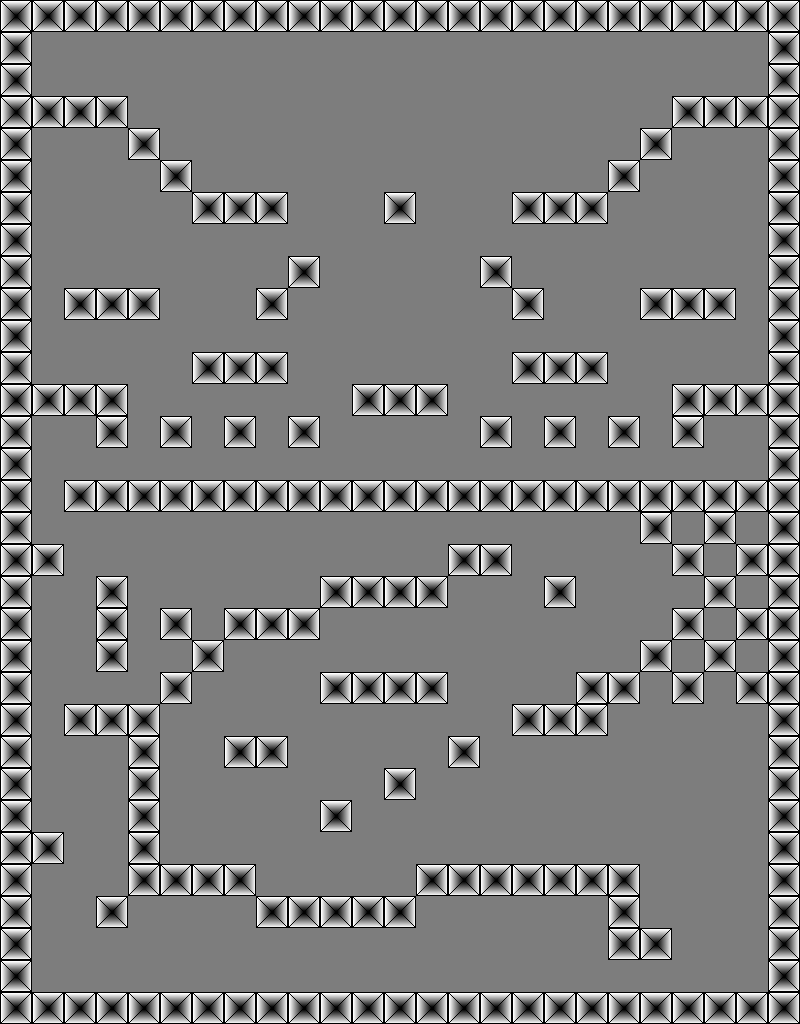

Tiled map render using the project's own tile images. Description and the whole map definition, tile-layer contents included, below:
An orthogonal 25x32 tile map with 32x32 px tiles, 1 tile layer (map) and 13 objects (7x Injector, 4x Pass, End, Player).

<map version="1.0" orientation="orthogonal" width="25" height="32" tilewidth="32" tileheight="32" backgroundcolor="#7d7d7d">
 <tileset firstgid="1" name="tileset32" tilewidth="32" tileheight="32">
  <image source="../images/tileset32.png" width="320" height="320" />
 </tileset>
 <layer name="map" width="25" height="32">
  <data encoding="csv">
1,1,1,1,1,1,1,1,1,1,1,1,1,1,1,1,1,1,1,1,1,1,1,1,1,
1,0,0,0,0,0,0,0,0,0,0,0,0,0,0,0,0,0,0,0,0,0,0,0,1,
1,0,0,0,0,0,0,0,0,0,0,0,0,0,0,0,0,0,0,0,0,0,0,0,1,
1,1,1,1,0,0,0,0,0,0,0,0,0,0,0,0,0,0,0,0,0,1,1,1,1,
1,0,0,0,1,0,0,0,0,0,0,0,0,0,0,0,0,0,0,0,1,0,0,0,1,
1,0,0,0,0,1,0,0,0,0,0,0,0,0,0,0,0,0,0,1,0,0,0,0,1,
1,0,0,0,0,0,1,1,1,0,0,0,1,0,0,0,1,1,1,0,0,0,0,0,1,
1,0,0,0,0,0,0,0,0,0,0,0,0,0,0,0,0,0,0,0,0,0,0,0,1,
1,0,0,0,0,0,0,0,0,1,0,0,0,0,0,1,0,0,0,0,0,0,0,0,1,
1,0,1,1,1,0,0,0,1,0,0,0,0,0,0,0,1,0,0,0,1,1,1,0,1,
1,0,0,0,0,0,0,0,0,0,0,0,0,0,0,0,0,0,0,0,0,0,0,0,1,
1,0,0,0,0,0,1,1,1,0,0,0,0,0,0,0,1,1,1,0,0,0,0,0,1,
1,1,1,1,0,0,0,0,0,0,0,1,1,1,0,0,0,0,0,0,0,1,1,1,1,
1,0,0,1,0,1,0,1,0,1,0,0,0,0,0,1,0,1,0,1,0,1,0,0,1,
1,0,0,0,0,0,0,0,0,0,0,0,0,0,0,0,0,0,0,0,0,0,0,0,1,
1,0,1,1,1,1,1,1,1,1,1,1,1,1,1,1,1,1,1,1,1,1,1,1,1,
1,0,0,0,0,0,0,0,0,0,0,0,0,0,0,0,0,0,0,0,1,0,1,0,1,
1,1,0,0,0,0,0,0,0,0,0,0,0,0,1,1,0,0,0,0,0,1,0,1,1,
1,0,0,1,0,0,0,0,0,0,1,1,1,1,0,0,0,1,0,0,0,0,1,0,1,
1,0,0,1,0,1,0,1,1,1,0,0,0,0,0,0,0,0,0,0,0,1,0,1,1,
1,0,0,1,0,0,1,0,0,0,0,0,0,0,0,0,0,0,0,0,1,0,1,0,1,
1,0,0,0,0,1,0,0,0,0,1,1,1,1,0,0,0,0,1,1,0,1,0,1,1,
1,0,1,1,1,0,0,0,0,0,0,0,0,0,0,0,1,1,1,0,0,0,0,0,1,
1,0,0,0,1,0,0,1,1,0,0,0,0,0,1,0,0,0,0,0,0,0,0,0,1,
1,0,0,0,1,0,0,0,0,0,0,0,1,0,0,0,0,0,0,0,0,0,0,0,1,
1,0,0,0,1,0,0,0,0,0,1,0,0,0,0,0,0,0,0,0,0,0,0,0,1,
1,1,0,0,1,0,0,0,0,0,0,0,0,0,0,0,0,0,0,0,0,0,0,0,1,
1,0,0,0,1,1,1,1,0,0,0,0,0,1,1,1,1,1,1,1,0,0,0,0,1,
1,0,0,1,0,0,0,0,1,1,1,1,1,0,0,0,0,0,0,1,0,0,0,0,1,
1,0,0,0,0,0,0,0,0,0,0,0,0,0,0,0,0,0,0,1,1,0,0,0,1,
1,0,0,0,0,0,0,0,0,0,0,0,0,0,0,0,0,0,0,0,0,0,0,0,1,
1,1,1,1,1,1,1,1,1,1,1,1,1,1,1,1,1,1,1,1,1,1,1,1,1
</data>
 </layer>
 <objectgroup name="objects" width="25" height="32">
  <object name="Injector" x="712" y="64" width="16" height="32">
   <properties>
    <property name="7" value="violet" />
    <property name="color" value="violet" />
   </properties>
  </object>
  <object name="Injector" x="70" y="64" width="16" height="32">
   <properties>
    <property name="3" value="yellow" />
    <property name="color" value="yellow" />
   </properties>
  </object>
  <object name="Injector" x="682" y="256" width="16" height="32">
   <properties>
    <property name="6" value="blue" />
    <property name="color" value="blue" />
   </properties>
  </object>
  <object name="Injector" x="39" y="800" width="16" height="32">
   <properties>
    <property name="5" value="light_blue" />
    <property name="color" value="light_blue" />
   </properties>
  </object>
  <object name="Injector" x="743" y="960" width="16" height="32">
   <properties>
    <property name="1" value="red" />
    <property name="color" value="red" />
   </properties>
  </object>
  <object name="Injector" x="599" y="640" width="16" height="32">
   <properties>
    <property name="2" value="orange" />
    <property name="color" value="orange" />
   </properties>
  </object>
  <object name="Injector" x="296" y="576" width="16" height="32">
   <properties>
    <property name="4" value="green" />
    <property name="color" value="green" />
   </properties>
  </object>
  <object name="End" x="728" y="449" width="16" height="32">
   <properties>
    <property name="nextlevel" value="maps/level3.lua" />
   </properties>
  </object>
  <object name="Player" x="137" y="442" width="16" height="32">
   <properties>
    <property name="1" value="none" />
    <property name="2" value="none" />
    <property name="3" value="none" />
    <property name="4" value="none" />
    <property name="5" value="none" />
    <property name="6" value="none" />
    <property name="7" value="none" />
    <property name="_the" value="player" />
   </properties>
  </object>
  <object name="Pass" x="102" y="448" width="16" height="32">
   <properties>
    <property name="colorkey" value="violet" />
   </properties>
  </object>
  <object name="Pass" x="678" y="448" width="16" height="32">
   <properties>
    <property name="colorkey" value="red" />
   </properties>
  </object>
  <object name="Pass" x="103" y="544" width="16" height="32">
   <properties>
    <property name="colorkey" value="light_blue" />
   </properties>
  </object>
  <object name="Pass" x="103" y="512" width="16" height="32">
   <properties>
    <property name="colorkey" value="orange" />
   </properties>
  </object>
 </objectgroup>
</map>